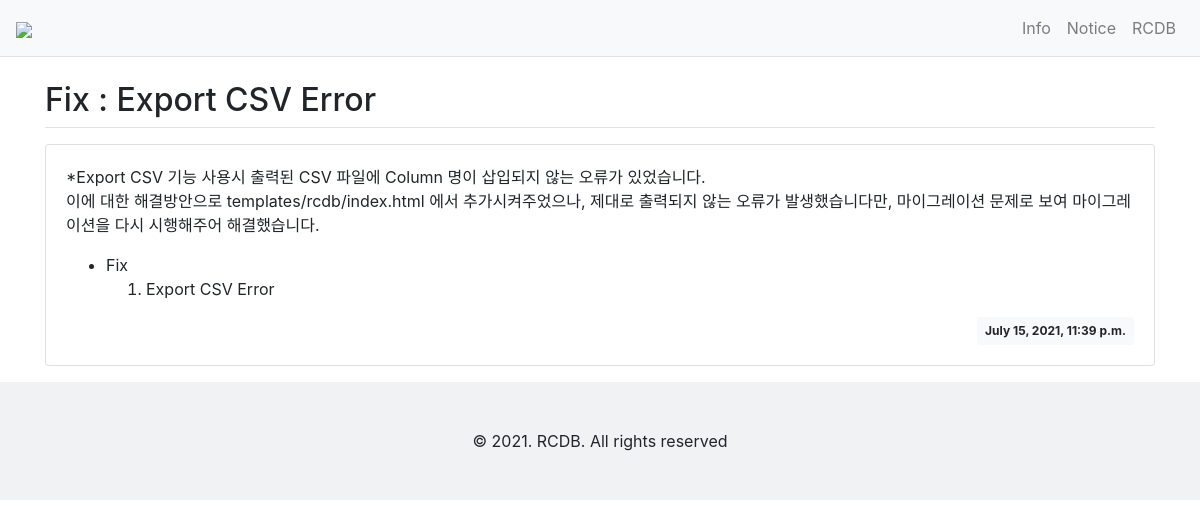
The app's page /notice/16/, older data.
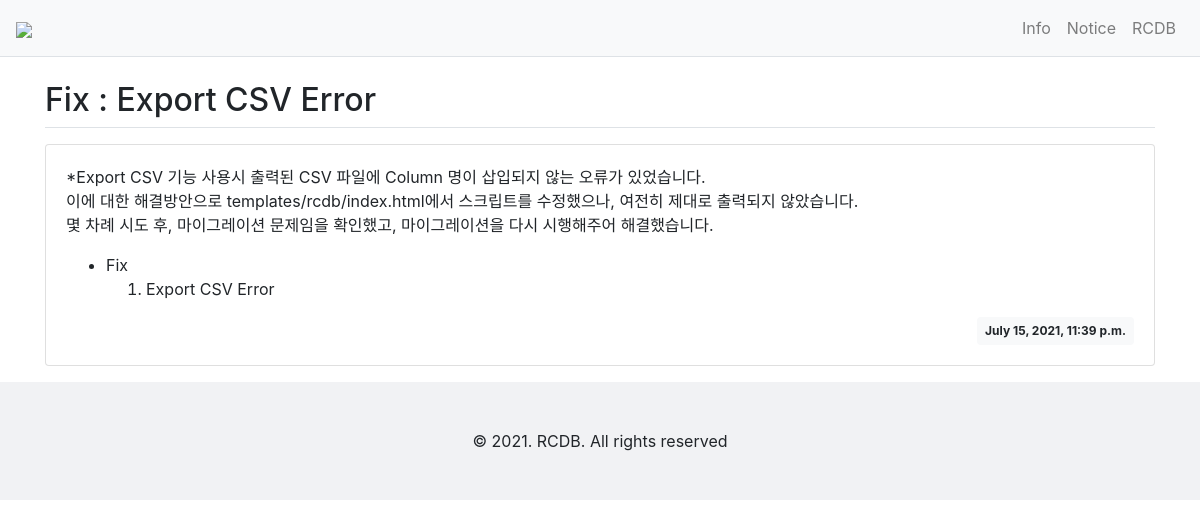
The same page, newer data.
### notice/models.py (models this page shows, shortened)
class Notice(models.Model):
    subject = models.CharField(max_length=100)
    content = models.TextField()
    create_date = models.DateTimeField()

### notice/views.py (the view)
# urls.py: path('<int:notice_id>/', views.detail, name='detail'),
def detail(request, notice_id):
    notice = get_object_or_404(Notice, pk=notice_id)
    context = {'notice' : notice}
    return render(request, 'notice/notice_detail.html', context)

### notice/templatetags/md_filter.py (called while the page is built)
@register.filter()
def mark(value):
    extensions = ["nl2br", "fenced_code"]
    return mark_safe(markdown.markdown(value, extensions=extensions))

### templates/notice/notice_detail.html
{% extends 'base.html' %}
{% load md_filter %}
{% block content %}
<div class="container my-3">
    <h2 class="border-bottom py-2">{{ notice.subject }}</h2>
    <div class="card my-3">
        <div class="card-body">
            <div class="card-text">{{ notice.content|mark }}</div>
            <div class="d-flex justify-content-end">
                <div class="badge badge-light p-2">
                    {{ notice.create_date }}
                </div>
            </div>
        </div>
    </div>
</div>
{% endblock %}

Row changes from the older to the newer data that the page shows:
changed Notice "Fix : Export CSV Error": content|mark "…있었습니다. 이에 대한 해결방안으로 templates/rcdb/index.html 에서 추가시켜주었으나, 제대로 출력되지 않는 오류가 발생했습니다만, 마이그레이션 문제로 보여 마이그레이션을 다시 시행해주어 해결했습니다.…" → "…있었습니다. 이에 대한 해결방안으로 templates/rcdb/index.html에서 스크립트를 수정했으나, 여전히 제대로 출력되지 않았습니다. 몇 차례 시도 후, 마이그레이션 문제임을 확인했고, 마이그레이션을 다시 시행해주어 해결했습니다.…"
